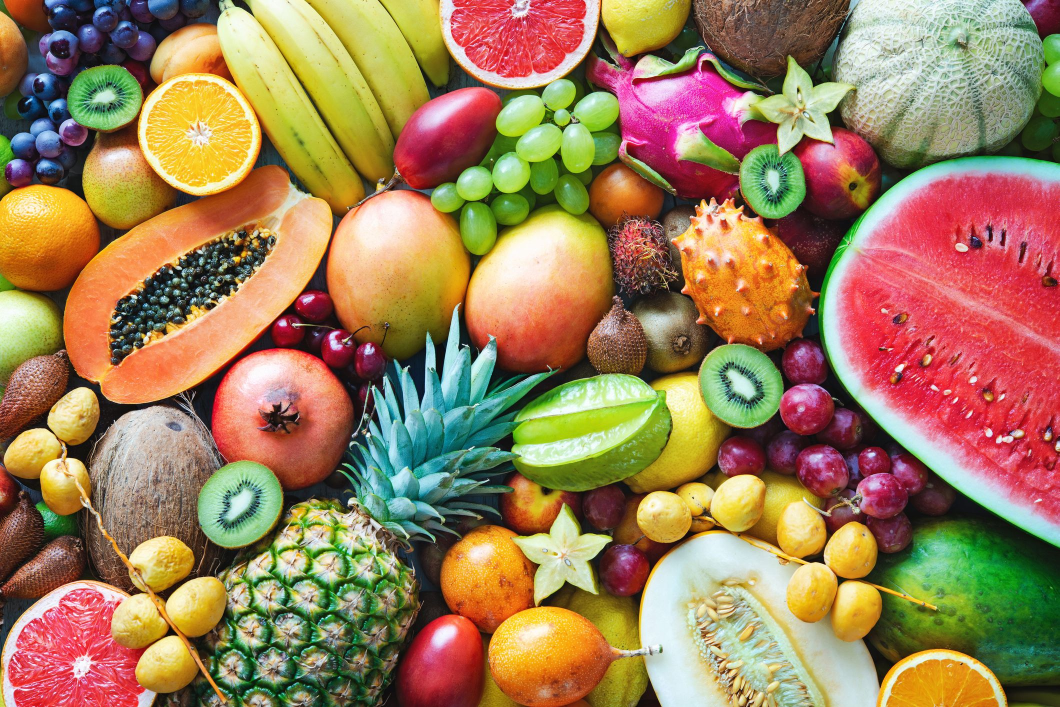
#> input picture Week3/Lab3/exercise/colorful-ripe-tropical-fruits.jpg, 2119 x 1414 px (shown at 1/2 size)
$ jupyter execute lab3.ipynb
#> lines starting #> are read from the running program, lines starting #| are printed output that depends on the picture; after the words box and inside, x2 and y2 are one past the last pixel; in counts of white or black regions, pixels touching at a corner belong together
[cell 1]
import numpy as np
import imageio.v2 as iio
import matplotlib.pyplot as plt


data = iio.imread('exercise/colorful-ripe-tropical-fruits.jpg')
#> data is the input picture: shape (1414, 2119, 3); mean R, G, B 157.9, 126.8, 88.7


result = data.copy()


y1, y2 = 180, 270
x1, x2 = 230, 320


kiwi = data[y1:y2, x1:x2].copy()


result[y1:y2, x1+30:x2+30] = kiwi
#> result: shape (1414, 2119, 3); 0.27% of pixels changed, all inside (x1, y1, x2, y2) = (260, 180, 350, 270)


plt.imshow(result)
plt.title('Di chuyển lát kiwi sang phải 30 pixels')
plt.axis('off')
plt.show()

[cell 2]
import imageio.v2 as iio
import numpy as np
import matplotlib.pyplot as plt
import cv2


img = iio.imread('exercise/colorful-ripe-tropical-fruits.jpg')
img = cv2.cvtColor(img, cv2.COLOR_RGB2BGR)


y1, y2 = 340, 790
x1, x2 = 100, 650
papaya = img[y1:y2, x1:x2]
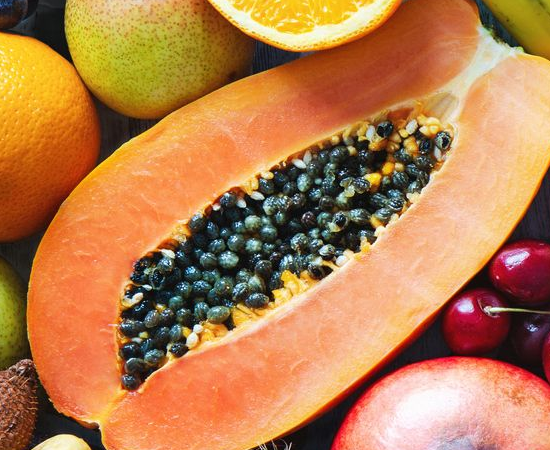
#> papaya: shape (450, 550, 3); mean B, G, R 78, 126.2, 182.8
papaya_hsv = cv2.cvtColor(papaya, cv2.COLOR_BGR2HSV)
#> papaya_hsv: shape (450, 550, 3); mean H, S, V 33.6, 149, 185
papaya_hsv[:, :, 0] = 60
#> papaya_hsv: shape (450, 550, 3); mean H, S, V 60, 149, 185
img[y1:y2, x1:x2] = cv2.cvtColor(papaya_hsv, cv2.COLOR_HSV2BGR)
#> img: shape (1414, 2119, 3); mean B, G, R 88.5, 131.6, 149


y1, y2 = 300, 1000
x1, x2 = 1660, 3500
melon = img[y1:y2, x1:x2]
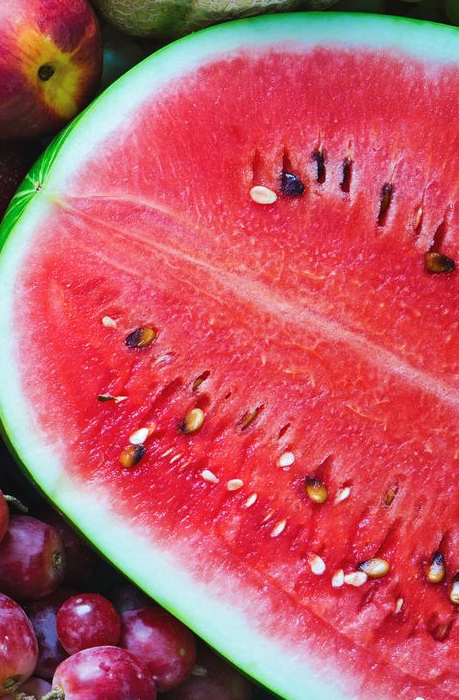
#> melon: shape (700, 459, 3); mean B, G, R 100.4, 88.6, 191.5
melon_hsv = cv2.cvtColor(melon, cv2.COLOR_BGR2HSV)
#> melon_hsv: shape (700, 459, 3); mean H, S, V 142.9, 152.5, 199
melon_hsv[:, :, 0] = 120
#> melon_hsv: shape (700, 459, 3); mean H, S, V 120, 152.5, 199
img[y1:y2, x1:x2] = cv2.cvtColor(melon_hsv, cv2.COLOR_HSV2BGR)
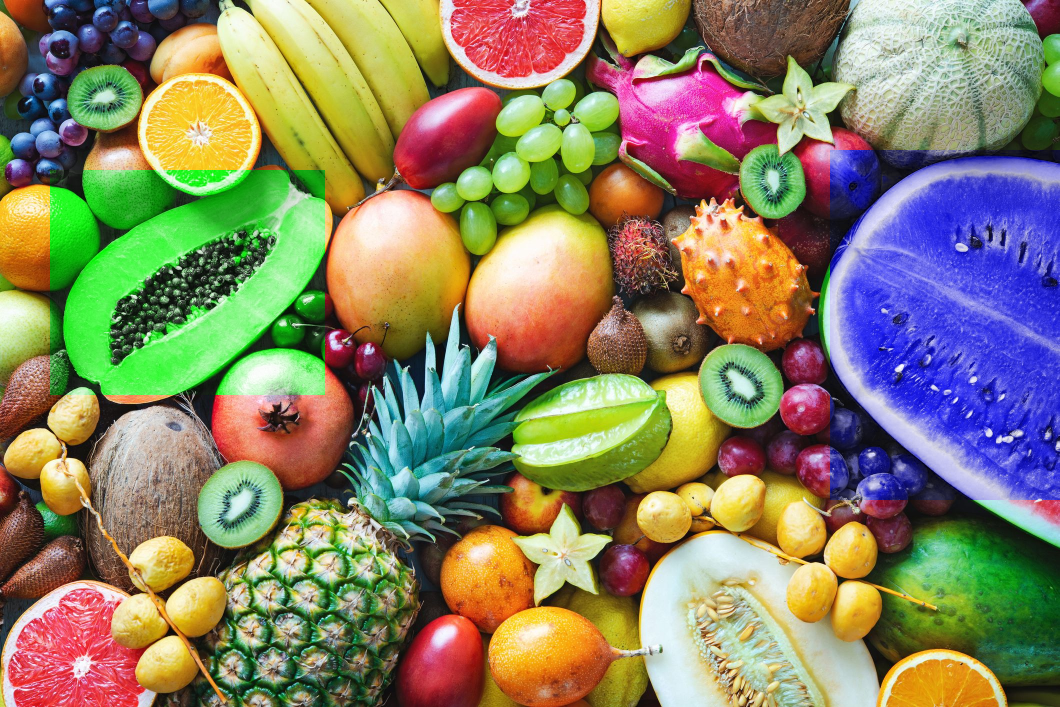
#> img: shape (1414, 2119, 3) (shown at 1/2 size); mean B, G, R 99, 130.6, 136.9


img_rgb = cv2.cvtColor(img, cv2.COLOR_BGR2RGB)


plt.imshow(img_rgb)
plt.axis('off')
plt.title("Đổi màu đu đủ và dưa hấu (chuẩn toàn vùng)")
plt.show()

[cell 3]
import imageio.v2 as iio
import numpy as np
import matplotlib.pyplot as plt
import cv2
from scipy.ndimage import rotate


img = iio.imread('exercise/quang_ninh.jpg')
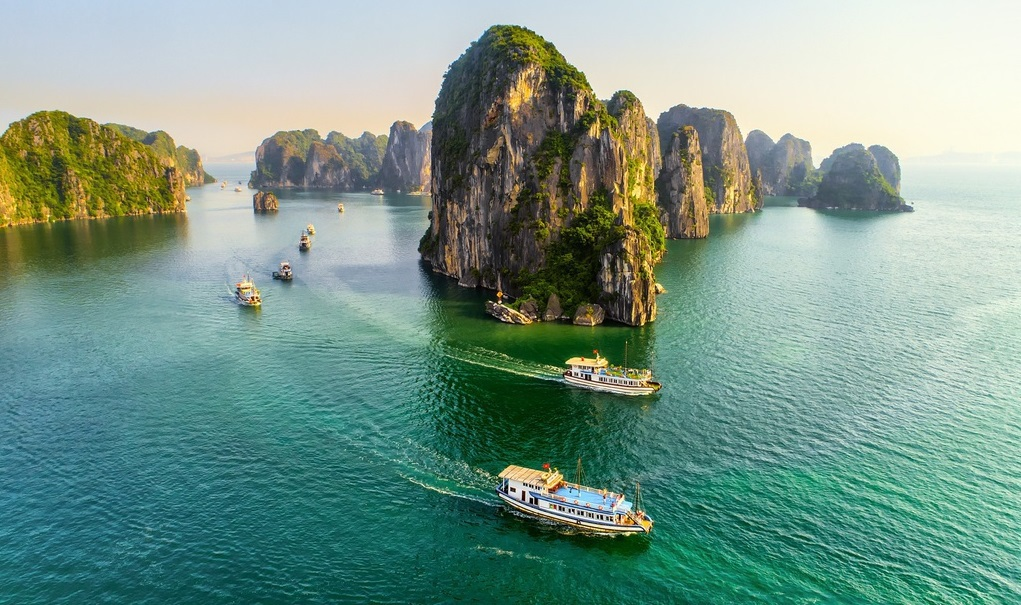
#> input picture Week3/Lab3/exercise/quang_ninh.jpg, 1021 x 605 px
#> img is the input picture: shape (605, 1021, 3); mean R, G, B 119.9, 151, 137.7


mountain = img[80:390, 520:790]
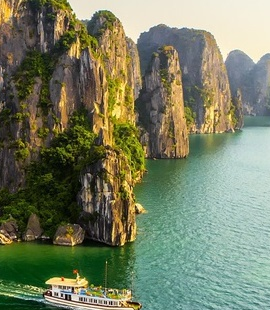
#> mountain: shape (310, 270, 3); mean R, G, B 117.8, 125.5, 98.7
rotated_mountain = rotate(mountain, angle=45, reshape=True)
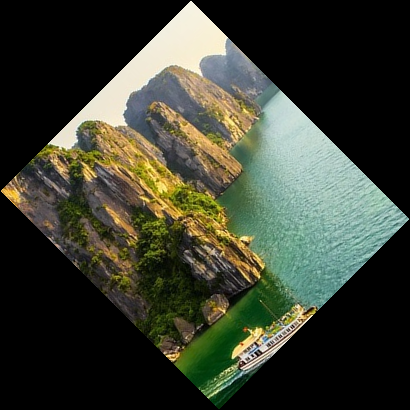
#> rotated_mountain: shape (410, 410, 3); mean R, G, B 58.3, 62.1, 48.8


iio.imwrite('mountain_rotated.jpg', rotated_mountain)


boat = img[450:600, 420:640]
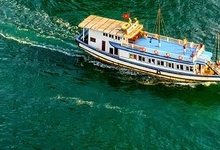
#> boat: shape (150, 220, 3); mean R, G, B 45.2, 98.4, 78.8
rotated_boat = rotate(boat, angle=45, reshape=True)
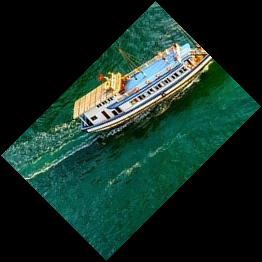
#> rotated_boat: shape (262, 262, 3); mean R, G, B 21.6, 46.8, 37.5


iio.imwrite('boat_rotated.jpg', rotated_boat)


plt.figure(figsize=(10,4))

plt.subplot(1, 2, 1)
plt.imshow(rotated_mountain)
plt.title("Núi xoay 45°")
plt.axis('off')

plt.subplot(1, 2, 2)
plt.imshow(rotated_boat)
plt.title("Thuyền xoay 45°")
plt.axis('off')

plt.tight_layout()
plt.show()

[cell 4]
import imageio.v2 as iio
import cv2


img = iio.imread('exercise/pagoda.jpg')
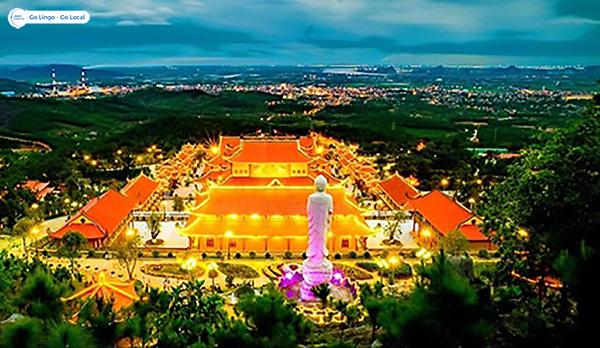
#> input picture Week3/Lab3/exercise/pagoda.jpg, 600 x 348 px
#> img is the input picture: shape (348, 600, 3); mean R, G, B 82.1, 94.8, 64.1


pagoda = img[100:300, 220:370]


pagoda_upscaled = cv2.resize(pagoda, None, fx=5, fy=5, interpolation=cv2.INTER_LINEAR)
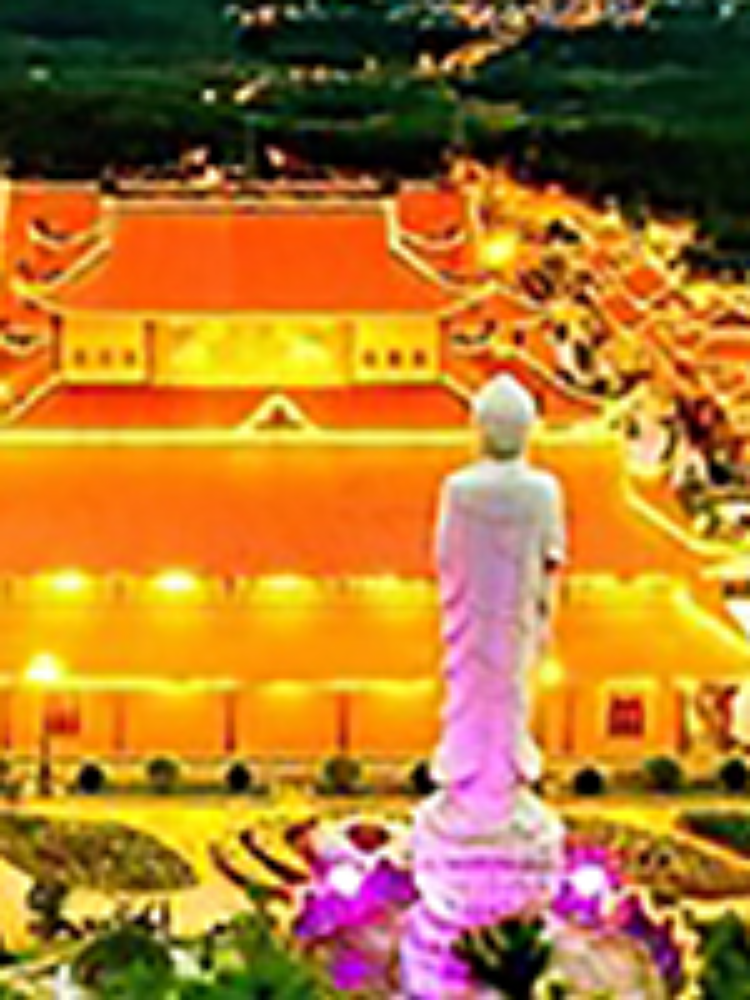
#> pagoda_upscaled: shape (1000, 750, 3); mean R, G, B 177.2, 120.3, 44.8


iio.imwrite('pagoda_upscaled.jpg', pagoda_upscaled)

plt.imshow(pagoda_upscaled)

[cell 5]
import os
import cv2
import numpy as np
from scipy.ndimage import shift, rotate, zoom
import matplotlib.pyplot as plt


def translate(img, dx=50, dy=50):
    return shift(img, (dy, dx, 0)).astype(np.uint8)

def rotate_img(img, angle=45):
    return rotate(img, angle, reshape=True).astype(np.uint8)

def zoom_in(img, factor=2):
    return zoom(img, (factor, factor, 1), order=1).astype(np.uint8)

def zoom_out(img, factor=0.5):
    return zoom(img, (factor, factor, 1), order=1).astype(np.uint8)

def show_coords(img):
    coords = []
    clone = img.copy()

    def click_event(event, x, y, flags, param):
        if event == cv2.EVENT_LBUTTONDOWN:
            print(f"Tọa độ: ({x}, {y})")
            coords.append((x, y))
            cv2.circle(clone, (x, y), 5, (0, 0, 255), -1)
            cv2.imshow("Click để lấy tọa độ", clone)

    cv2.imshow("Click để lấy tọa độ", img)
    cv2.setMouseCallback("Click để lấy tọa độ", click_event)
    cv2.waitKey(0)
    cv2.destroyAllWindows()
    return coords


folder = "exercise"
if not os.path.exists(folder):
    print("❌ Thư mục 'exercise' không tồn tại.")
    exit()

images = [f for f in os.listdir(folder) if f.lower().endswith(('.jpg', '.png', '.jpeg'))]
if not images:
    print("❌ Không tìm thấy ảnh nào trong thư mục 'exercise'.")
    exit()


print("📌 CHỌN TÁC VỤ:")
print("T - Tịnh tiến")
print("X - Xoay")
print("P - Phóng to")
print("H - Thu nhỏ")
print("C - Xem tọa độ ảnh")
choice = input("Nhập lựa chọn (T/X/P/H/C): ").strip().upper()
#> the answer given: 1

print("\n📂 DANH SÁCH ẢNH TRONG 'exercise/':")
for idx, name in enumerate(images, start=1):
    print(f"{idx} - {name}")
img_idx = int(input("Nhập số thứ tự ảnh muốn chọn: ").strip()) - 1
#> the answer given: 1

if 0 <= img_idx < len(images):
    filename = images[img_idx]
    path = os.path.join(folder, filename)
    img = cv2.imread(path)
    img_rgb = cv2.cvtColor(img, cv2.COLOR_BGR2RGB)

    result = None

    if choice == "T":
        result = translate(img_rgb)
    elif choice == "X":
        result = rotate_img(img_rgb)
    elif choice == "P":
        result = zoom_in(img_rgb)
    elif choice == "H":
        result = zoom_out(img_rgb)
    elif choice == "C":
        show_coords(img)
    else:
        print("❌ Lựa chọn không hợp lệ.")

    if result is not None:

        plt.imshow(result)
        plt.axis('off')
        plt.title("Ảnh sau xử lý")
        plt.show()

        outname = f"result_{filename}"
        result_bgr = cv2.cvtColor(result, cv2.COLOR_RGB2BGR)
        cv2.imwrite(outname, result_bgr)
        print(f"✅ Đã lưu ảnh kết quả: {outname}")
else:
    print("❌ Số thứ tự ảnh không hợp lệ.")
